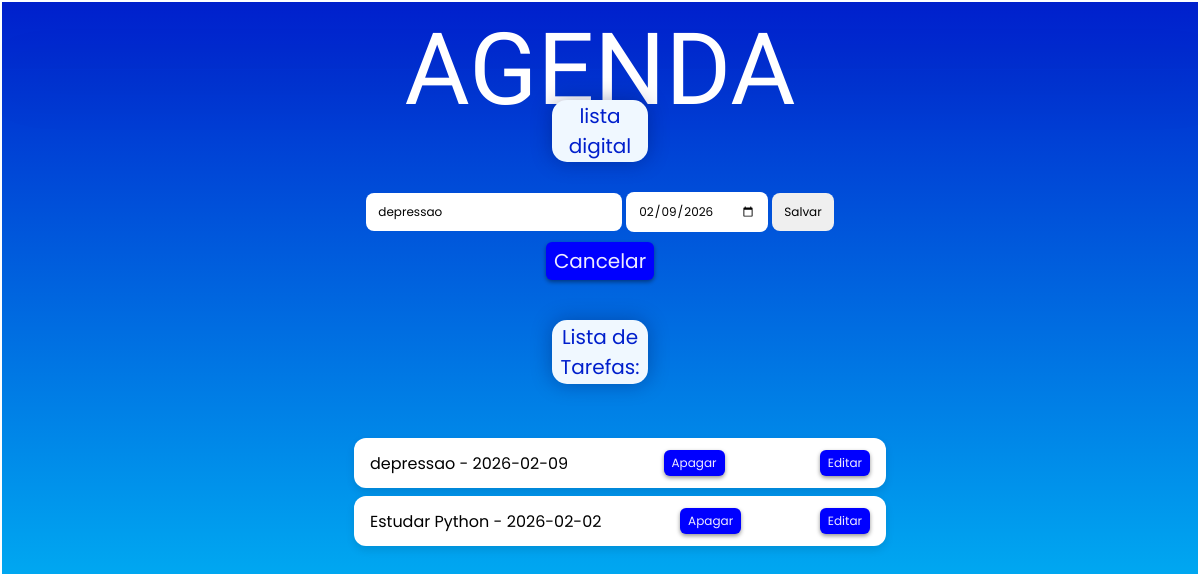
Screenshot of /update/405 with the database file from the repository.
### tables this page shows
CREATE TABLE tarefas (
        id  INTEGER PRIMARY KEY AUTOINCREMENT,
        titulo_tarefa TEXT NOT NULL,
        data_conclusao TEXT);

### app.py (the view)
@app.route('/update/<int:idTarefa>' , methods=['GET', 'POST'])
def update(idTarefa):
    if request.method == 'POST':
        titulo = request.form ['titulo-tarefa']
        data = request.form['data-conclusao']
        tarefa = Tarefa(titulo, data, idTarefa)
        tarefa.atualizar_tarefa()
        return redirect(url_for('agenda'))
    tarefas = Tarefa.obter_tarefas()
    tarefa_selecionada = Tarefa.id(idTarefa)
    return render_template('agenda.html', titulo= 'Agenda', tarefas=tarefas, tarefa_selecionada=tarefa_selecionada)

### models/database.py (called while the page is built)
    def buscar_tudo(self, query: str, params: tuple = ()) -> list[Any]:
        self.cursor.execute(query, params)
        return self.cursor.fetchall()

    def close(self) -> None:
        self.connection.close()

    def __enter__(self) -> Self:
        return self

    def __exit__(self, exc_type: Optional[Type[BaseException]], exc_value: Optional[BaseException], tb: Optional[TracebackType]) -> None:
        if exc_type is not None:
            print("Se lascoukkk")
            print(f"Tipo: {exc_type.__name__}")
            print(f"menagem: {exc_value}")
            print("traceback completo")
            traceback.print_tb(tb)
        self.close()

### models/tarefa.py (called while the page is built)
    @classmethod
    def id(cls, id: int) -> Self:
        with Database('./data/tarefas.sqlite3') as db:
            query: str = "SELECT titulo_tarefa, data_conclusao FROM tarefas WHERE id = ?;"
            params:tuple = (id,)
            resultado: list[Any] = db.buscar_tudo(query, params)
            [[titulo, data]] = resultado
        return cls(id_tarefa=id, titulo_tarefa=titulo, data_conclusao=data)

    @classmethod
    def obter_tarefas(cls) -> list[Self]:
        with Database('./data/tarefas.sqlite3') as db:
            query: str = 'SELECT titulo_tarefa, data_conclusao, id FROM tarefas;'
            resultados: list[Any] = db.buscar_tudo(query)
            tarefas: list[Self] = [cls(titulo, data, id) for titulo, data, id in resultados]
            return tarefas

### templates/agenda.html
{% extends "base.html" %}
{% block content %}
    <div class="subtitulo"><h2 class="poppins-regular">lista digital</h2></div>
    <form method="POST">
        <input type="text" name="titulo-tarefa" id="titulo-tarefa" placeholder="Titulo da tarefa"
        required class="poppins-regular" value="{{ tarefa_selecionada.titulo_tarefa if tarefa_selecionada else ''}}">
        <input type="date" name="data-conclusao" id="data-conclusao" class="poppins-regular" value="{{ tarefa_selecionada.data_conclusao if tarefa_selecionada else ''}}">
        <button type="submit" class="poppins-regular"> Salvar </button>
    </form>
    {% if tarefa_selecionada %}
        <a href="{{ url_for('agenda') }}" id="cancelar">Cancelar</a>
    {% endif %}
<h2 class="subtitulo" id="listatitulo"> Lista de Tarefas: </h2>
{% if tarefas %}
    <ul>
        {% for tarefa in tarefas %}
            <li class="tarefa-card">{{ tarefa.titulo_tarefa }} - {{ tarefa.data_conclusao }}
            <a href="{{ url_for('delete', idTarefa=tarefa.id_tarefa) }}" id="apagar">Apagar</a>
            <a href="{{ url_for('update', idTarefa=tarefa.id_tarefa) }}" id="apagar">Editar</a>
            </li>
        {%endfor%}
    </ul>
{% else %}
    <p class="poppins-regular" style="color: white;" id="nenhum">Nenhuma tarefa cadastrada.</p>
{% endif %}
{% endblock %}

### static/style.css (style rules this page uses)
html, body { height: 100%; margin: 0; }
body { display: flex; flex-direction: column; background: linear-gradient(to bottom, rgb(0, 31, 204), rgb(0, 221, 255)); text-align: center; border: 2px solid rgb(255, 255, 255); box-sizing: border-box; }
.poppins-regular { font-family: "Poppins", sans-serif; font-weight: 400; font-style: normal; }
h2 { text-align: center; font-size: 20px; margin-top: 1px; margin-bottom: 1px; color: rgb(0, 31, 204); font-weight: 300; }
.subtitulo { display: block; background-color: aliceblue; margin-left: 550px; margin-right: 550px; margin-bottom: 30px; border-radius: 15px; box-shadow: 0px 0px 20px rgba(0, 11, 73, 0.342); font-family: "Poppins", sans-serif; }
input[type="text"], input[type="date"] { padding: 10px 12px; font-size: 12px; border: none; border-radius: 8px; outline: none; transition: 0.3s; }
button { padding: 10px 12px; font-size: 12px; border: none; border-radius: 8px; outline: none; transition: 0.3s; }
.tarefa-card { font-family: "Poppins", sans-serif; background: #fff; border-radius: 12px; padding: 12px 16px; margin: 8px auto; max-width: 500px; display: flex; align-items: center; box-shadow: 0 4px 8px rgba(0,0,0,0.1); transition: transform 0.2s; }
#listatitulo { padding: 2px; margin-top: 30px; font-weight: 400; }
#cancelar { display: inline-block; margin: 10px auto; text-align: center; text-decoration: none; color: #eeebff; font-size: 20px; padding: 4px 8px; border-radius: 6px; background-color: blue; box-shadow: 0 2px 4px rgba(0, 0, 0, 0.422); font-family: "Poppins", sans-serif; }
#apagar { justify-content: flex-end; text-align: right; text-decoration: none; color: #eeebff; font-size: 12px; padding: 4px 8px; border-radius: 6px; background-color: blue; box-shadow: 0 2px 4px rgba(0, 0, 0, 0.422); margin-left: auto; display: flex; }

### rows the page displays
tarefas: titulo-tarefa "depressao", data-conclusao "02/09/2026", titulo_tarefa "depressao", data_conclusao "2026-02-09"
tarefas: titulo_tarefa "Estudar Python", data_conclusao "2026-02-02"

### other values shown
{{ titulo }} "AGENDA"
